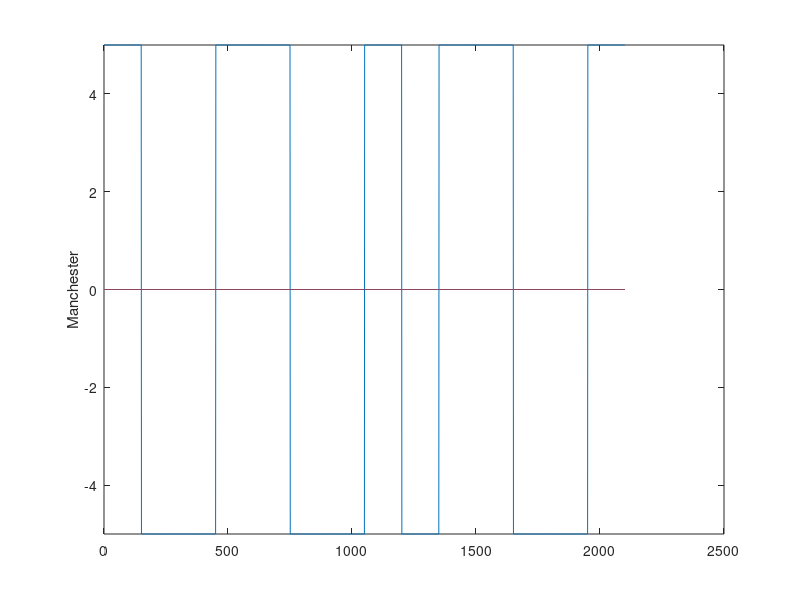

Write the MATLAB code that produced this figure.
#Manchester : Rule
#bit 1 : Negative to positive  :half half
#bit 0 : Positive to negative :half half

data =[0 1 0 1 1 0 1];
#substitute one point to 200
point=300;
half=150;
signal =zeros(length(data)*point);

k=1;
for i=1:length(data)
  if data(i)==1
    for j=1:half
      signal(k)=-5;
      k=k+1;
    endfor
    for j=1:half
      signal(k)=+5;
      k=k+1;
    endfor
  else
    for j=1:half
      signal(k)=5;
      k=k+1;
    endfor
    for j=1:half
      signal(k)=-5;
      k=k+1;
    endfor
  endif
endfor

plot(signal);
ylabel('Manchester');
ylim([-5 5]);


